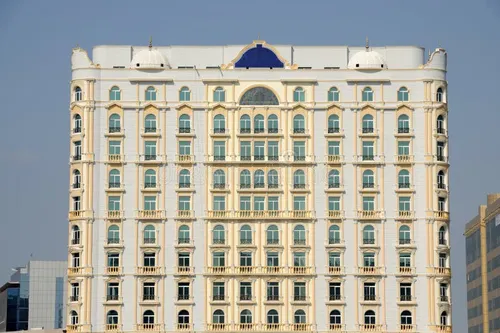
#> input picture Computer vision Class/pictures/building2.webp, 500 x 333 px, found by its file name
$ python Day_24.py
#> lines starting #> are read from the running program, lines starting #| are printed output that depends on the picture; after the words box and inside, x2 and y2 are one past the last pixel; in counts of white or black regions, pixels touching at a corner belong together
import cv2 as cv

img = cv.imread(r'pictures\building2.webp')
#> img is the input picture: shape (333, 500, 3); mean B, G, R 158.2, 165.1, 164.1

grey = cv.cvtColor(img, cv.COLOR_BGR2GRAY)
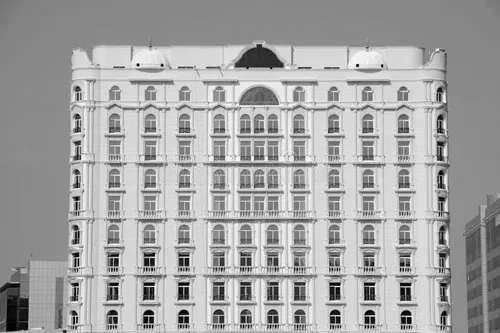
#> grey: shape (333, 500); min 0, max 252, mean 164

gauss_blur = cv.GaussianBlur(grey, (5,5), 0)
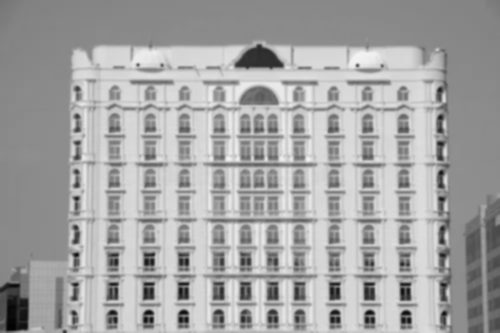
#> gauss_blur: shape (333, 500); min 2, max 243, mean 164

# canny
edges = cv.Canny(gauss_blur, threshold1 = 50, threshold2 = 200)
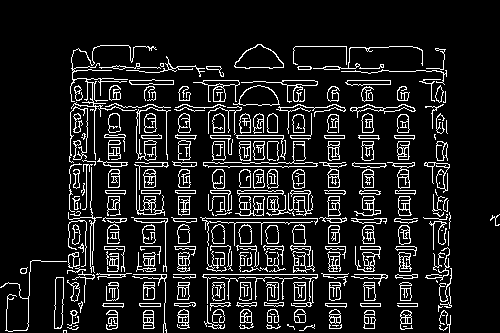
#> edges: shape (333, 500); 11.4% white in thin lines or dots, all inside (x1, y1, x2, y2) = (0, 44, 500, 333)
conture_canny, _ = cv.findContours(edges, cv.RETR_LIST, cv.CHAIN_APPROX_NONE)
#> conture_canny = 516 contours, 182 with area under 20; largest, box (x1, y1, x2, y2) and area: (234, 44, 284, 69) 760, (234, 44, 284, 69) 724, (233, 85, 280, 106) 590, (239, 85, 279, 106) 570, (203, 141, 318, 168) 414
count1 = len(conture_canny)
#> count1 = 516
print(count1)
#| 516


# thresold
thres_val , thres_img = cv.threshold(gauss_blur , 160, 255, cv.THRESH_BINARY)
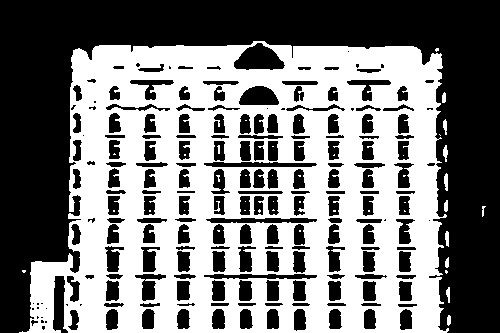
#> thres_img: shape (333, 500); 48.5% white; 43 white regions (32 under 20 px)
conture_thres, _ = cv.findContours(thres_img, cv.RETR_LIST, cv.CHAIN_APPROX_NONE)
#> conture_thres = 246 contours, 60 with area under 20; largest, box (x1, y1, x2, y2) and area: (19, 41, 449, 333) 106554, (233, 42, 286, 71) 959, (238, 85, 280, 106) 636, (203, 161, 318, 168) 584, (205, 217, 318, 224) 582
count2 = len(conture_thres)
#> count2 = 246
print(count2)
#| 246

# draw the contures
img_canny  = grey.copy()
img_thres = grey.copy()

cv.drawContours(img_canny, conture_canny, -1, (0, 255, 0), 1)
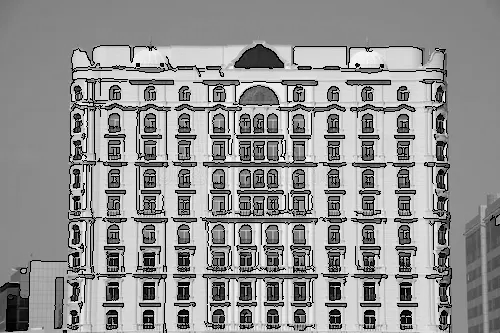
#> img_canny: shape (333, 500); 11.36% of pixels changed, all inside (x1, y1, x2, y2) = (0, 44, 500, 333)
cv.drawContours(img_thres, conture_thres, -1, (0, 0, 255), 1)
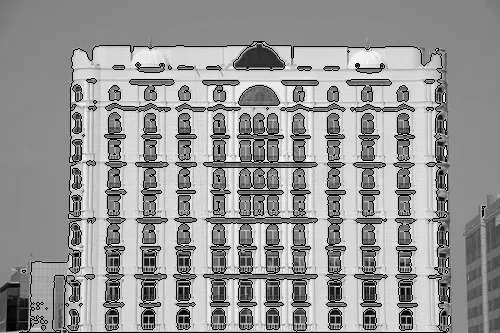
#> img_thres: shape (333, 500); 7.73% of pixels changed, all inside (x1, y1, x2, y2) = (19, 41, 486, 333)

cv.imshow('Conture_canny', img_canny)
cv.imshow('Conture_thres', img_thres)

cv.waitKey(0)
cv.destroyAllWindows()

$ run again, with Computer vision Class/pictures/building1.webp copied over Computer vision Class/pictures/building2.webp
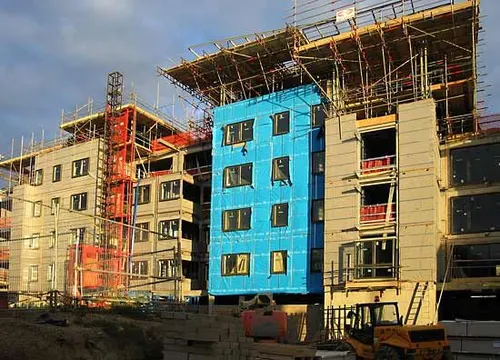
#> input picture Computer vision Class/pictures/building1.webp, 500 x 360 px, found by its file name
#> img is the input picture: shape (360, 500, 3); mean B, G, R 94.8, 109.7, 110.2
#> `edges = cv.Canny(gauss_blur, threshold1 = 50, threshold2 = 200)`:
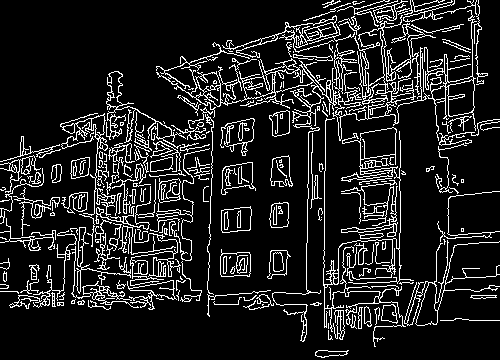
#> edges: shape (360, 500); 12.7% white in thin lines or dots
#> conture_canny = 469 contours, 284 with area under 20; largest, box (x1, y1, x2, y2) and area: (156, 0, 477, 342) 3604, (341, 127, 398, 182) 1124, (359, 127, 397, 160) 919, (447, 79, 475, 117) 750, (221, 162, 256, 195) 702
#> count1 = 469
#| 469
#> thres_img: shape (360, 500); 21.8% white; 295 white regions (198 under 20 px)
#> conture_thres = 380 contours, 287 with area under 20; largest, box (x1, y1, x2, y2) and area: (0, 139, 98, 290) 8596, (399, 99, 457, 281) 6780, (325, 114, 394, 271) 4138, (211, 102, 284, 229) 2738, (76, 0, 176, 35) 1889
#> count2 = 380
#| 380
#> img_canny: shape (360, 500); min 0, max 255, mean 94.7
#> `cv.drawContours(img_thres, conture_thres, -1, (0, 0, 255), 1)`:
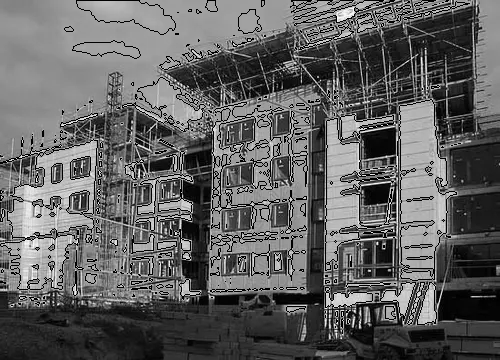
#> img_thres: shape (360, 500); min 0, max 255, mean 96.9
